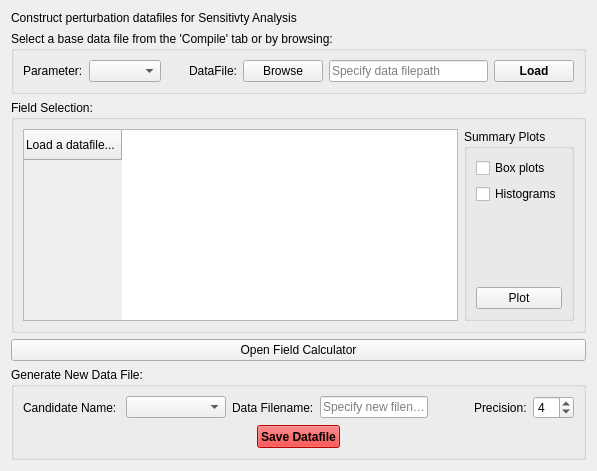
         <widget class="QWidget" name="tab_dataFiles">
          <attribute name="title">
           <string>DataFiles</string>
          </attribute>
          <layout class="QVBoxLayout" name="verticalLayout">
           <item>
            <widget class="QLabel" name="label_3">
             <property name="text">
              <string>Construct perturbation datafiles for Sensitivty Analysis</string>
             </property>
            </widget>
           </item>
           <item>
            <widget class="QGroupBox" name="groupBox_3">
             <property name="title">
              <string>Select a base data file from the 'Compile' tab or by browsing:</string>
             </property>
             <layout class="QHBoxLayout" name="horizontalLayout">
              <item>
               <widget class="QLabel" name="label_13">
                <property name="text">
                 <string>Parameter:</string>
                </property>
               </widget>
              </item>
              <item>
               <widget class="QComboBox" name="comboBox_DF_par">
                <property name="minimumSize">
                 <size>
                  <width>70</width>
                  <height>0</height>
                 </size>
                </property>
               </widget>
              </item>
              <item>
               <widget class="QLabel" name="label_16">
                <property name="minimumSize">
                 <size>
                  <width>70</width>
                  <height>0</height>
                 </size>
                </property>
                <property name="text">
                 <string>DataFile:</string>
                </property>
                <property name="alignment">
                 <set>Qt::AlignRight|Qt::AlignTrailing|Qt::AlignVCenter</set>
                </property>
               </widget>
              </item>
              <item>
               <widget class="QPushButton" name="pushButton_DF_browse">
                <property name="text">
                 <string>Browse</string>
                </property>
               </widget>
              </item>
              <item>
               <widget class="QLineEdit" name="lineEdit_DF_fp">
                <property name="placeholderText">
                 <string>Specify data filepath</string>
                </property>
               </widget>
              </item>
              <item>
               <widget class="QPushButton" name="pushButton_DF_load">
                <property name="font">
                 <font>
                  <weight>75</weight>
                  <bold>true</bold>
                 </font>
                </property>
                <property name="text">
                 <string>Load</string>
                </property>
               </widget>
              </item>
             </layout>
            </widget>
           </item>
           <item>
            <widget class="QGroupBox" name="groupBox_2">
             <property name="title">
              <string>Field Selection:</string>
             </property>
             <layout class="QHBoxLayout" name="horizontalLayout_3">
              <item>
               <widget class="QTableWidget" name="tableWidget_DF">
                <property name="layoutDirection">
                 <enum>Qt::LeftToRight</enum>
                </property>
                <property name="alternatingRowColors">
                 <bool>true</bool>
                </property>
                <property name="selectionMode">
                 <enum>QAbstractItemView::SingleSelection</enum>
                </property>
                <property name="selectionBehavior">
                 <enum>QAbstractItemView::SelectColumns</enum>
                </property>
                <property name="sortingEnabled">
                 <bool>true</bool>
                </property>
                <property name="wordWrap">
                 <bool>false</bool>
                </property>
                <attribute name="horizontalHeaderCascadingSectionResizes">
                 <bool>false</bool>
                </attribute>
                <attribute name="horizontalHeaderDefaultSectionSize">
                 <number>75</number>
                </attribute>
                <attribute name="horizontalHeaderMinimumSectionSize">
                 <number>35</number>
                </attribute>
                <attribute name="horizontalHeaderStretchLastSection">
                 <bool>true</bool>
                </attribute>
                <row>
                 <property name="text">
                  <string>Load a datafile...</string>
                 </property>
                </row>
               </widget>
              </item>
              <item>
               <widget class="QGroupBox" name="groupBox_7">
                <property name="title">
                 <string>Summary Plots</string>
                </property>
                <layout class="QVBoxLayout" name="verticalLayout_2">
                 <item>
                  <widget class="QCheckBox" name="checkBox_ras_pBox">
                   <property name="text">
                    <string>Box plots</string>
                   </property>
                  </widget>
                 </item>
                 <item>
                  <widget class="QCheckBox" name="checkBox_ras_pHist">
                   <property name="text">
                    <string>Histograms</string>
                   </property>
                  </widget>
                 </item>
                 <item>
                  <spacer name="verticalSpacer_6">
                   <property name="orientation">
                    <enum>Qt::Vertical</enum>
                   </property>
                   <property name="sizeHint" stdset="0">
                    <size>
                     <width>20</width>
                     <height>40</height>
                    </size>
                   </property>
                  </spacer>
                 </item>
                 <item>
                  <widget class="QPushButton" name="pushButton_DF_plot">
                   <property name="text">
                    <string>Plot</string>
                   </property>
                  </widget>
                 </item>
                </layout>
               </widget>
              </item>
             </layout>
            </widget>
           </item>
           <item>
            <widget class="QPushButton" name="pushButton_DF_apply">
             <property name="text">
              <string>Open Field Calculator</string>
             </property>
            </widget>
           </item>
           <item>
            <widget class="QGroupBox" name="groupBox_12">
             <property name="title">
              <string>Generate New Data File:</string>
             </property>
             <layout class="QVBoxLayout" name="verticalLayout_24">
              <item>
               <layout class="QHBoxLayout" name="horizontalLayout_23">
                <item>
                 <widget class="QLabel" name="label_4">
                  <property name="sizePolicy">
                   <sizepolicy hsizetype="Fixed" vsizetype="Preferred">
                    <horstretch>0</horstretch>
                    <verstretch>0</verstretch>
                   </sizepolicy>
                  </property>
                  <property name="text">
                   <string>Candidate Name: </string>
                  </property>
                 </widget>
                </item>
                <item>
                 <widget class="QComboBox" name="comboBox">
                  <property name="minimumSize">
                   <size>
                    <width>100</width>
                    <height>0</height>
                   </size>
                  </property>
                 </widget>
                </item>
                <item>
                 <widget class="QLabel" name="label">
                  <property name="text">
                   <string>Data Filename:</string>
                  </property>
                 </widget>
                </item>
                <item>
                 <widget class="QLineEdit" name="linEdit_ScenTag_2">
                  <property name="maximumSize">
                   <size>
                    <width>150</width>
                    <height>16777215</height>
                   </size>
                  </property>
                  <property name="inputMask">
                   <string/>
                  </property>
                  <property name="placeholderText">
                   <string>Specify new filename</string>
                  </property>
                 </widget>
                </item>
                <item>
                 <spacer name="horizontalSpacer_4">
                  <property name="orientation">
                   <enum>Qt::Horizontal</enum>
                  </property>
                  <property name="sizeHint" stdset="0">
                   <size>
                    <width>40</width>
                    <height>20</height>
                   </size>
                  </property>
                 </spacer>
                </item>
                <item>
                 <widget class="QLabel" name="label_10">
                  <property name="sizePolicy">
                   <sizepolicy hsizetype="Fixed" vsizetype="Preferred">
                    <horstretch>0</horstretch>
                    <verstretch>0</verstretch>
                   </sizepolicy>
                  </property>
                  <property name="text">
                   <string>Precision:</string>
                  </property>
                 </widget>
                </item>
                <item>
                 <widget class="QSpinBox" name="spinBox_s_prec_2">
                  <property name="maximumSize">
                   <size>
                    <width>50</width>
                    <height>16777215</height>
                   </size>
                  </property>
                  <property name="toolTip">
                   <string>float precision for calculations</string>
                  </property>
                  <property name="minimum">
                   <number>1</number>
                  </property>
                  <property name="value">
                   <number>4</number>
                  </property>
                 </widget>
                </item>
               </layout>
              </item>
              <item alignment="Qt::AlignHCenter">
               <widget class="QPushButton" name="pushButton_generate_2">
                <property name="sizePolicy">
                 <sizepolicy hsizetype="Fixed" vsizetype="Minimum">
                  <horstretch>0</horstretch>
                  <verstretch>0</verstretch>
                 </sizepolicy>
                </property>
                <property name="minimumSize">
                 <size>
                  <width>75</width>
                  <height>23</height>
                 </size>
                </property>
                <property name="maximumSize">
                 <size>
                  <width>16777215</width>
                  <height>16777215</height>
                 </size>
                </property>
                <property name="palette">
                 <palette>
                  <active>
                   <colorrole role="WindowText">
                    <brush brushstyle="SolidPattern">
                     <color alpha="255">
                      <red>0</red>
                      <green>0</green>
                      <blue>0</blue>
                     </color>
                    </brush>
                   </colorrole>
                   <colorrole role="Button">
                    <brush brushstyle="SolidPattern">
                     <color alpha="255">
                      <red>255</red>
                      <green>0</green>
                      <blue>0</blue>
                     </color>
                    </brush>
                   </colorrole>
                   <colorrole role="Light">
                    <brush brushstyle="SolidPattern">
                     <color alpha="255">
                      <red>255</red>
                      <green>127</green>
                      <blue>127</blue>
                     </color>
                    </brush>
                   </colorrole>
                   <colorrole role="Midlight">
                    <brush brushstyle="SolidPattern">
                     <color alpha="255">
                      <red>255</red>
                      <green>63</green>
                      <blue>63</blue>
                     </color>
                    </brush>
                   </colorrole>
                   <colorrole role="Dark">
                    <brush brushstyle="SolidPattern">
                     <color alpha="255">
                      <red>127</red>
                      <green>0</green>
                      <blue>0</blue>
                     </color>
                    </brush>
                   </colorrole>
                   <colorrole role="Mid">
                    <brush brushstyle="SolidPattern">
                     <color alpha="255">
                      <red>170</red>
                      <green>0</green>
                      <blue>0</blue>
                     </color>
                    </brush>
                   </colorrole>
                   <colorrole role="Text">
                    <brush brushstyle="SolidPattern">
                     <color alpha="255">
                      <red>0</red>
                      <green>0</green>
                      <blue>0</blue>
                     </color>
                    </brush>
                   </colorrole>
                   <colorrole role="BrightText">
                    <brush brushstyle="SolidPattern">
                     <color alpha="255">
                      <red>255</red>
                      <green>255</green>
                      <blue>255</blue>
                     </color>
                    </brush>
                   </colorrole>
                   <colorrole role="ButtonText">
                    <brush brushstyle="SolidPattern">
                     <color alpha="255">
                      <red>0</red>
                      <green>0</green>
                      <blue>0</blue>
                     </color>
                    </brush>
                   </colorrole>
                   <colorrole role="Base">
                    <brush brushstyle="SolidPattern">
                     <color alpha="255">
                      <red>255</red>
                      <green>255</green>
                      <blue>255</blue>
                     </color>
                    </brush>
                   </colorrole>
                   <colorrole role="Window">
                    <brush brushstyle="SolidPattern">
                     <color alpha="255">
                      <red>255</red>
                      <green>0</green>
                      <blue>0</blue>
                     </color>
                    </brush>
                   </colorrole>
                   <colorrole role="Shadow">
                    <brush brushstyle="SolidPattern">
                     <color alpha="255">
                      <red>0</red>
                      <green>0</green>
                      <blue>0</blue>
                     </color>
                    </brush>
                   </colorrole>
                   <colorrole role="AlternateBase">
                    <brush brushstyle="SolidPattern">
                     <color alpha="255">
                      <red>255</red>
                      <green>127</green>
                      <blue>127</blue>
                     </color>
                    </brush>
                   </colorrole>
                   <colorrole role="ToolTipBase">
                    <brush brushstyle="SolidPattern">
                     <color alpha="255">
                      <red>255</red>
                      <green>255</green>
                      <blue>220</blue>
                     </color>
                    </brush>
                   </colorrole>
                   <colorrole role="ToolTipText">
                    <brush brushstyle="SolidPattern">
                     <color alpha="255">
                      <red>0</red>
                      <green>0</green>
                      <blue>0</blue>
                     </color>
                    </brush>
                   </colorrole>
                  </active>
                  <inactive>
                   <colorrole role="WindowText">
                    <brush brushstyle="SolidPattern">
                     <color alpha="255">
                      <red>0</red>
                      <green>0</green>
                      <blue>0</blue>
                     </color>
                    </brush>
                   </colorrole>
                   <colorrole role="Button">
                    <brush brushstyle="SolidPattern">
                     <color alpha="255">
                      <red>255</red>
                      <green>0</green>
                      <blue>0</blue>
                     </color>
                    </brush>
                   </colorrole>
                   <colorrole role="Light">
                    <brush brushstyle="SolidPattern">
                     <color alpha="255">
                      <red>255</red>
                      <green>127</green>
                      <blue>127</blue>
                     </color>
                    </brush>
                   </colorrole>
                   <colorrole role="Midlight">
                    <brush brushstyle="SolidPattern">
                     <color alpha="255">
                      <red>255</red>
                      <green>63</green>
                      <blue>63</blue>
                     </color>
                    </brush>
                   </colorrole>
                   <colorrole role="Dark">
                    <brush brushstyle="SolidPattern">
                     <color alpha="255">
                      <red>127</red>
                      <green>0</green>
                      <blue>0</blue>
                     </color>
                    </brush>
                   </colorrole>
                   <colorrole role="Mid">
                    <brush brushstyle="SolidPattern">
                     <color alpha="255">
                      <red>170</red>
                      <green>0</green>
                      <blue>0</blue>
                     </color>
                    </brush>
                   </colorrole>
                   <colorrole role="Text">
                    <brush brushstyle="SolidPattern">
                     <color alpha="255">
                      <red>0</red>
                      <green>0</green>
                      <blue>0</blue>
                     </color>
                    </brush>
                   </colorrole>
                   <colorrole role="BrightText">
                    <brush brushstyle="SolidPattern">
                     <color alpha="255">
                      <red>255</red>
                      <green>255</green>
                      <blue>255</blue>
                     </color>
                    </brush>
                   </colorrole>
                   <colorrole role="ButtonText">
                    <brush brushstyle="SolidPattern">
                     <color alpha="255">
                      <red>0</red>
                      <green>0</green>
                      <blue>0</blue>
                     </color>
                    </brush>
                   </colorrole>
                   <colorrole role="Base">
                    <brush brushstyle="SolidPattern">
                     <color alpha="255">
                      <red>255</red>
                      <green>255</green>
                      <blue>255</blue>
                     </color>
                    </brush>
                   </colorrole>
                   <colorrole role="Window">
                    <brush brushstyle="SolidPattern">
                     <color alpha="255">
                      <red>255</red>
                      <green>0</green>
                      <blue>0</blue>
                     </color>
                    </brush>
                   </colorrole>
                   <colorrole role="Shadow">
                    <brush brushstyle="SolidPattern">
                     <color alpha="255">
                      <red>0</red>
                      <green>0</green>
                      <blue>0</blue>
                     </color>
                    </brush>
                   </colorrole>
                   <colorrole role="AlternateBase">
                    <brush brushstyle="SolidPattern">
                     <color alpha="255">
                      <red>255</red>
                      <green>127</green>
                      <blue>127</blue>
                     </color>
                    </brush>
                   </colorrole>
                   <colorrole role="ToolTipBase">
                    <brush brushstyle="SolidPattern">
                     <color alpha="255">
                      <red>255</red>
                      <green>255</green>
                      <blue>220</blue>
                     </color>
                    </brush>
                   </colorrole>
                   <colorrole role="ToolTipText">
                    <brush brushstyle="SolidPattern">
                     <color alpha="255">
                      <red>0</red>
                      <green>0</green>
                      <blue>0</blue>
                     </color>
                    </brush>
                   </colorrole>
                  </inactive>
                  <disabled>
                   <colorrole role="WindowText">
                    <brush brushstyle="SolidPattern">
                     <color alpha="255">
                      <red>127</red>
                      <green>0</green>
                      <blue>0</blue>
                     </color>
                    </brush>
                   </colorrole>
                   <colorrole role="Button">
                    <brush brushstyle="SolidPattern">
                     <color alpha="255">
                      <red>255</red>
                      <green>0</green>
                      <blue>0</blue>
                     </color>
                    </brush>
                   </colorrole>
                   <colorrole role="Light">
                    <brush brushstyle="SolidPattern">
                     <color alpha="255">
                      <red>255</red>
                      <green>127</green>
                      <blue>127</blue>
                     </color>
                    </brush>
                   </colorrole>
                   <colorrole role="Midlight">
                    <brush brushstyle="SolidPattern">
                     <color alpha="255">
                      <red>255</red>
                      <green>63</green>
                      <blue>63</blue>
                     </color>
                    </brush>
                   </colorrole>
                   <colorrole role="Dark">
                    <brush brushstyle="SolidPattern">
                     <color alpha="255">
                      <red>127</red>
                      <green>0</green>
                      <blue>0</blue>
                     </color>
                    </brush>
                   </colorrole>
                   <colorrole role="Mid">
                    <brush brushstyle="SolidPattern">
                     <color alpha="255">
                      <red>170</red>
                      <green>0</green>
                      <blue>0</blue>
                     </color>
                    </brush>
                   </colorrole>
                   <colorrole role="Text">
                    <brush brushstyle="SolidPattern">
                     <color alpha="255">
                      <red>127</red>
                      <green>0</green>
                      <blue>0</blue>
                     </color>
                    </brush>
                   </colorrole>
                   <colorrole role="BrightText">
                    <brush brushstyle="SolidPattern">
                     <color alpha="255">
                      <red>255</red>
                      <green>255</green>
                      <blue>255</blue>
                     </color>
                    </brush>
                   </colorrole>
                   <colorrole role="ButtonText">
                    <brush brushstyle="SolidPattern">
                     <color alpha="255">
                      <red>127</red>
                      <green>0</green>
                      <blue>0</blue>
                     </color>
                    </brush>
                   </colorrole>
                   <colorrole role="Base">
                    <brush brushstyle="SolidPattern">
                     <color alpha="255">
                      <red>255</red>
                      <green>0</green>
                      <blue>0</blue>
                     </color>
                    </brush>
                   </colorrole>
                   <colorrole role="Window">
                    <brush brushstyle="SolidPattern">
                     <color alpha="255">
                      <red>255</red>
                      <green>0</green>
                      <blue>0</blue>
                     </color>
                    </brush>
                   </colorrole>
                   <colorrole role="Shadow">
                    <brush brushstyle="SolidPattern">
                     <color alpha="255">
                      <red>0</red>
                      <green>0</green>
                      <blue>0</blue>
                     </color>
                    </brush>
                   </colorrole>
                   <colorrole role="AlternateBase">
                    <brush brushstyle="SolidPattern">
                     <color alpha="255">
                      <red>255</red>
                      <green>0</green>
                      <blue>0</blue>
                     </color>
                    </brush>
                   </colorrole>
                   <colorrole role="ToolTipBase">
                    <brush brushstyle="SolidPattern">
                     <color alpha="255">
                      <red>255</red>
                      <green>255</green>
                      <blue>220</blue>
                     </color>
                    </brush>
                   </colorrole>
                   <colorrole role="ToolTipText">
                    <brush brushstyle="SolidPattern">
                     <color alpha="255">
                      <red>0</red>
                      <green>0</green>
                      <blue>0</blue>
                     </color>
                    </brush>
                   </colorrole>
                  </disabled>
                 </palette>
                </property>
                <property name="font">
                 <font>
                  <weight>75</weight>
                  <bold>true</bold>
                 </font>
                </property>
                <property name="text">
                 <string>Save Datafile</string>
                </property>
               </widget>
              </item>
             </layout>
            </widget>
           </item>
          </layout>
         </widget>
